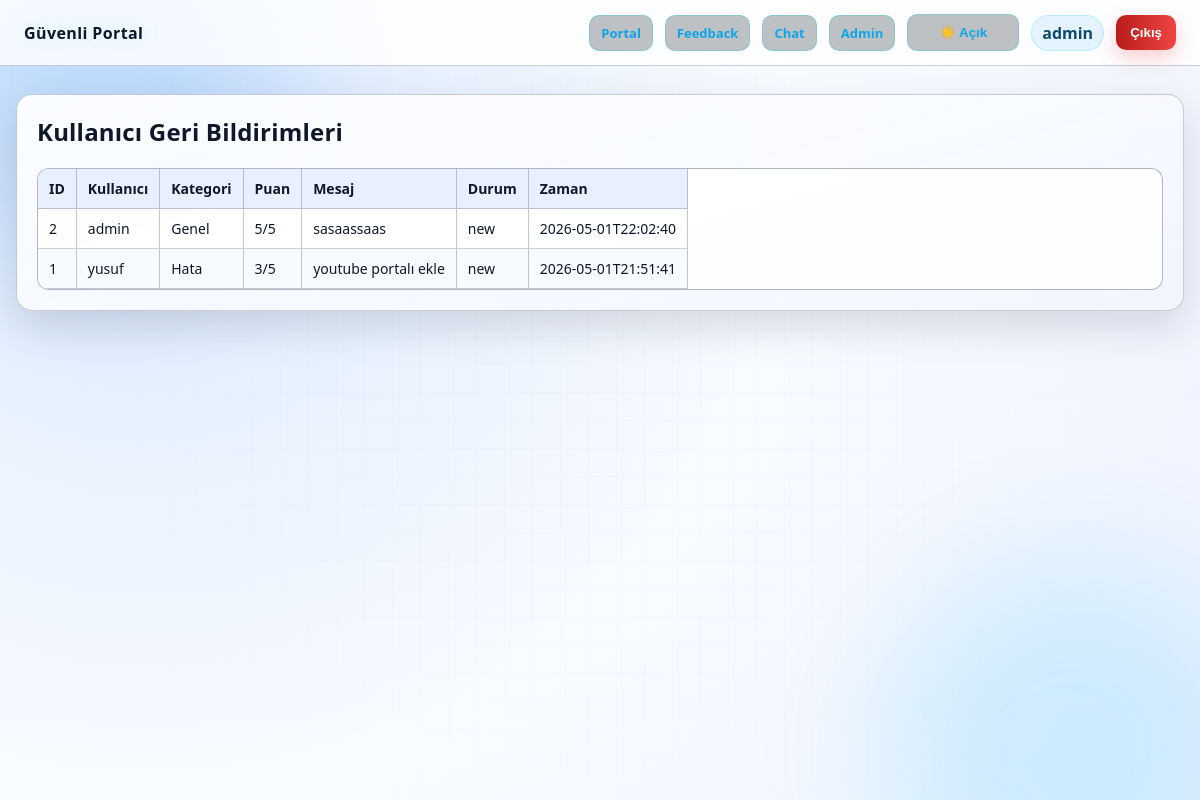
Page /admin/feedback (signed in) on the earlier database version.
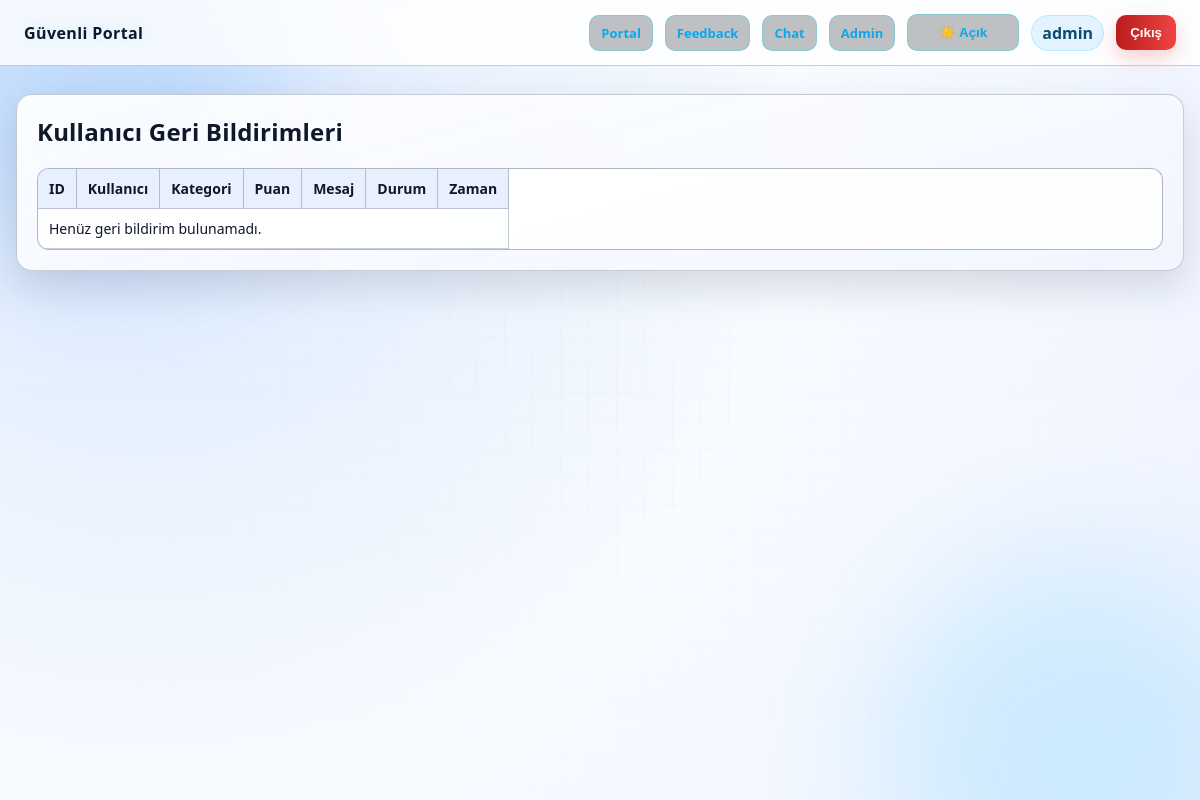
Same page on the later database version.
### tables this page shows
CREATE TABLE user_feedback (
            id INTEGER PRIMARY KEY AUTOINCREMENT,
            user_id INTEGER NOT NULL,
            username TEXT NOT NULL,
            rating INTEGER NOT NULL,
            category TEXT NOT NULL,
            message TEXT NOT NULL,
            status TEXT NOT NULL DEFAULT 'new',
            created_at TEXT NOT NULL
        );

### app.py (the view)
@app.route("/admin/feedback")
@login_required(role="admin")
def admin_feedback():
    rows = get_db().execute(
        """
        SELECT id, username, rating, category, message, status, created_at
        FROM user_feedback
        ORDER BY id DESC
        LIMIT 500
        """
    ).fetchall()
    return render_template("admin_feedback.html", rows=rows)

### app.py (called while the page is built)
def get_db():
    if "db" not in g:
        g.db = sqlite3.connect(DB_PATH)
        g.db.row_factory = sqlite3.Row
    return g.db

def current_user():
    uid = session.get("user_id")
    if not uid:
        return None
    return get_db().execute("SELECT * FROM users WHERE id = ?", (uid,)).fetchone()

def login_required(role=None):
    def decorator(view):
        @wraps(view)
        def wrapped(*args, **kwargs):
            user = current_user()
            if not user:
                flash("Bu sayfaya erişmek için giriş yapmalısınız.", "error")
                return redirect(url_for("login"))
            if role and user["role"] != role:
                abort(403)
            return view(*args, **kwargs)
        return wrapped
    return decorator

def generate_csrf_token():
    token = session.get("csrf_token")
    if not token:
        token = secrets.token_urlsafe(32)
        session["csrf_token"] = token
    return token

@app.context_processor
def inject_shared_context():
    user = current_user()
    return {
        "csrf_token": generate_csrf_token(),
        "current_user": user,
    }

### templates/admin_feedback.html (shortened to what this page needs)
{% extends "base.html" %}
{% block content %}
<section class="card">
  <h1>Kullanıcı Geri Bildirimleri</h1>
  <table>
    <thead>
      <tr>
        <th>ID</th><th>Kullanıcı</th><th>Kategori</th><th>Puan</th><th>Mesaj</th><th>Durum</th><th>Zaman</th>
      </tr>
    </thead>
    <tbody>
      {% for row in rows %}
      <tr>
        <td>{{ row.id }}</td>
        <td>{{ row.username }}</td>
        <td>{{ row.category }}</td>
        <td>{{ row.rating }}/5</td>
        <td>{{ row.message }}</td>
        <td>{{ row.status }}</td>
        <td>{{ row.created_at }}</td>
      </tr>
      {% else %}
      <tr>
        <td colspan="7">Henüz geri bildirim bulunamadı.</td>
      </tr>
      {% endfor %}
    </tbody>
  </table>
</section>
{% endblock %}

Differences in the rows shown:
removed user_feedback: id "2", username "admin", category "Genel", rating "5", message "sasaassaas", status "new", created_at "2026-05-01T22:02:40"
removed user_feedback: id "1", username "yusuf", category "Hata", rating "3", message "youtube portalı ekle", status "new", created_at "2026-05-01T21:51:41"
Other differences:
text now shown: "Henüz geri bildirim bulunamadı."
